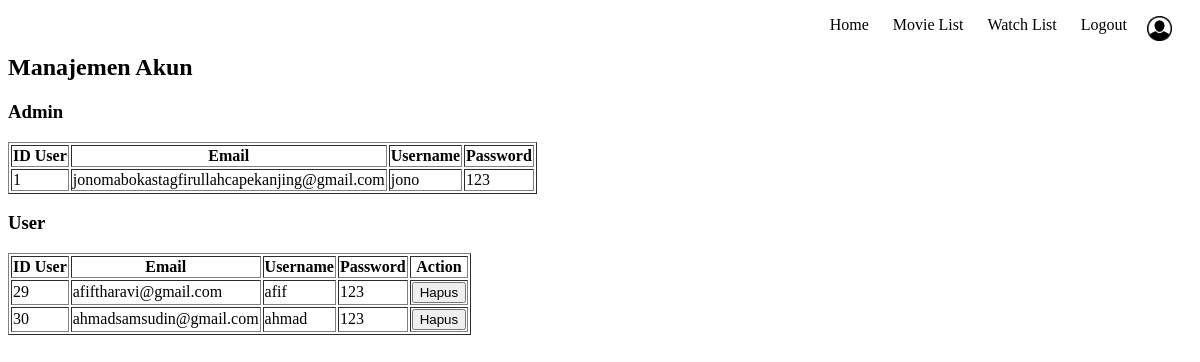
The app's page /manageakun.php, older data.
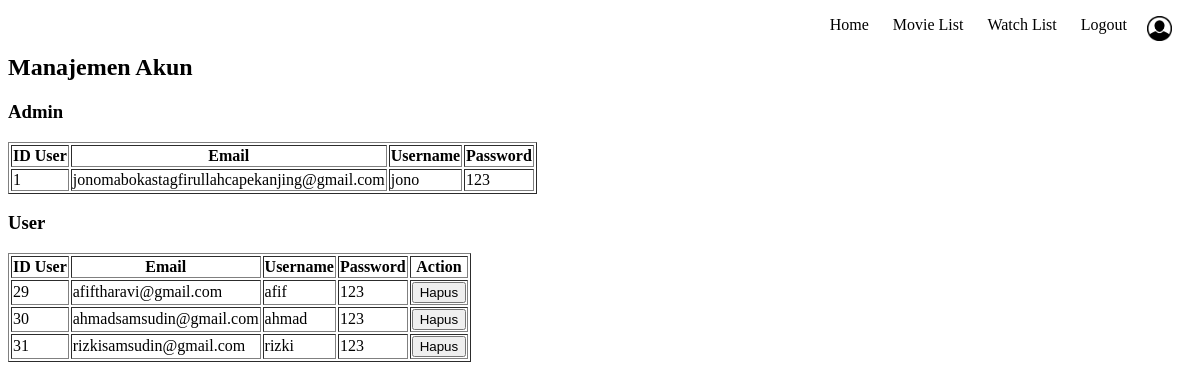
The same page, newer data.
### tables this page shows
CREATE TABLE `user` (
  `id_user` int NOT NULL,
  `email` varchar(50) NOT NULL,
  `username` varchar(50) NOT NULL,
  `password` varchar(20) NOT NULL,
  `role` enum('admin','user','manager') DEFAULT NULL
);

### manageakun.php (the view, shortened to what this page needs)
<?php
require('koneksi.php');
$query_admin = "SELECT * FROM user WHERE role = 'admin'";
$query_user = "SELECT * FROM user WHERE role = 'user'";
$result_admin = mysqli_query($conn, $query_admin);
$result_user = mysqli_query($conn, $query_user);
?>
<!DOCTYPE html>
<html>
<head>
</head>
<body>
    <header>
        <nav>
            <ul>
                <li><a href="homepage.php">Home</a></li>
                <li><a href="movielist.php">Movie List</a></li>
                <li><a href="watchlist.php">Watch List</a></li>
                <li style="float:right"><a href="profil.php"><img src="Assets/profil.png" style="height: 25px; width: 25px;"></a></li>
                 <li><a href="logout.php">Logout</a></li>
            </ul>
        </nav>
    </header>
    <h2>Manajemen Akun</h2>
<h3>Admin</h3>
<table border="1">
    <tr>
        <th>ID User</th>
        <th>Email</th>
        <th>Username</th>
        <th>Password</th>
    </tr>
    <?php
    while ($row = mysqli_fetch_assoc($result_admin)) {
        echo "<tr>";
        echo "<td>" . $row['id_user'] . "</td>";
        echo "<td>" . $row['email'] . "</td>";
        echo "<td>" . $row['username'] . "</td>";
        echo "<td>" . $row['password'] . "</td>";
        echo "</tr>";
    }
    ?>
</table>
<h3>User</h3>
<table border="1">
    <tr>
        <th>ID User</th>
        <th>Email</th>
        <th>Username</th>
        <th>Password</th>
        <th>Action</th>
    </tr>
    <?php
    while ($row = mysqli_fetch_assoc($result_user)) {
        echo "<tr>";
        echo "<td>" . $row['id_user'] . "</td>";
        echo "<td>" . $row['email'] . "</td>";
        echo "<td>" . $row['username'] . "</td>";
        echo "<td>" . $row['password'] . "</td>";
        echo "<td>
                <form method='POST'>
                    <input type='hidden' name='user_id' value='" . $row['id_user'] . "'>
                    <input type='submit' name='delete_user' value='Hapus'>
                </form>
            </td>";
        echo "</tr>";
    }
    ?>
</table>
</body>
</html>

### manageakun.php (style rules this page uses)
header { text-align: right; }
nav ul li { display: inline; margin-right: 20px; }
nav a { text-decoration: none; color: black; }

Row changes from the older to the newer data that the page shows:
added user: id_user "31", email "rizkisamsudin@gmail.com", username "rizki", password "123", shown under "User"
